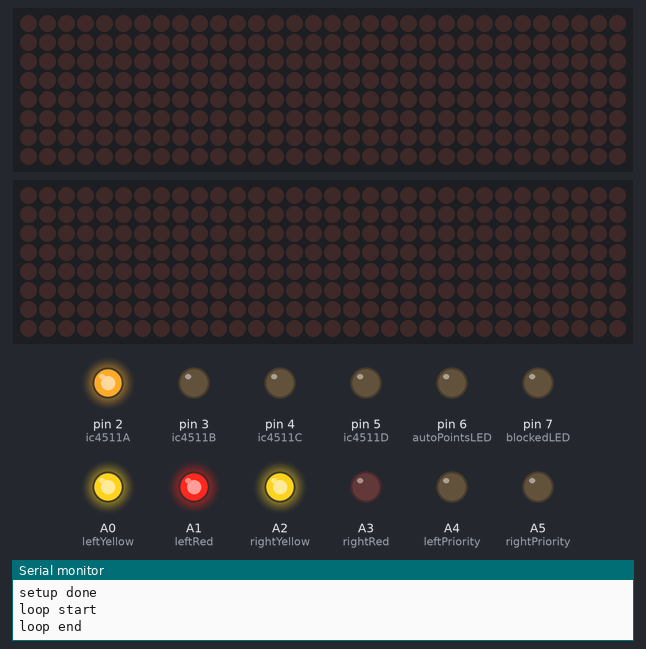
This sketch was run on a simulated Arduino Mega 2560, built with avr-gcc and run on an emulated ATmega2560. Shown: 2 × 32×8 LED matrix, output pins drawn as LEDs (lit = HIGH), the last lines printed to the serial monitor. Random numbers use the default seed unless the sketch sets one.

Above: at 0.1 s.
At 5.1 s:
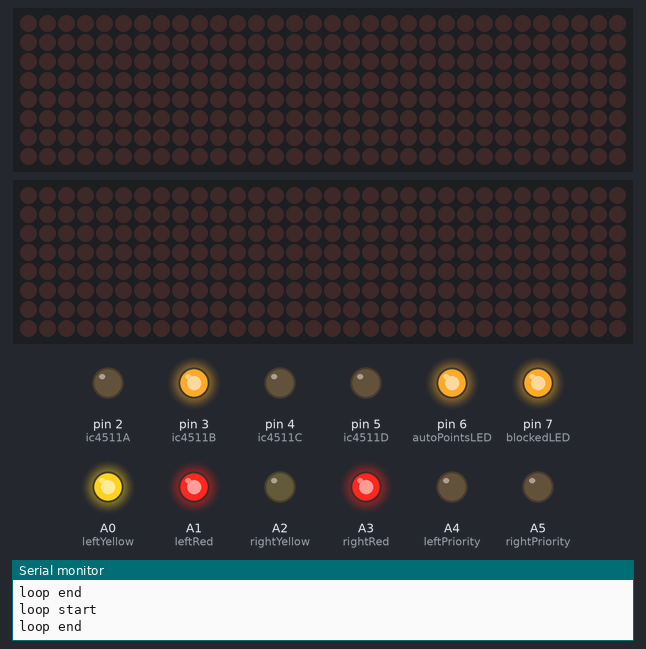
At 10.1 s:
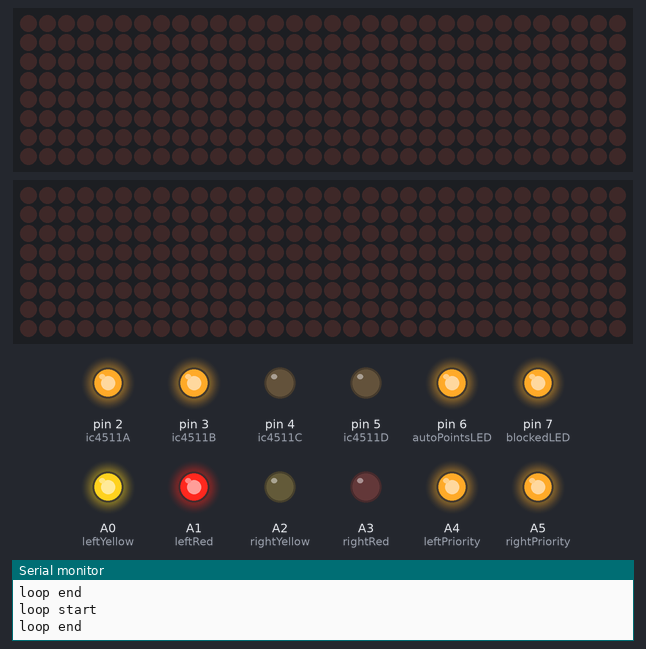
At 15.1 s:
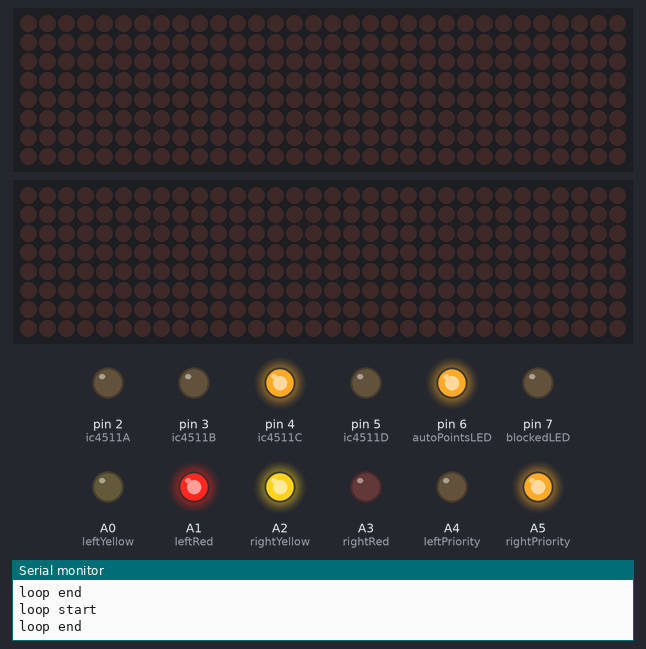
At 25.1 s:
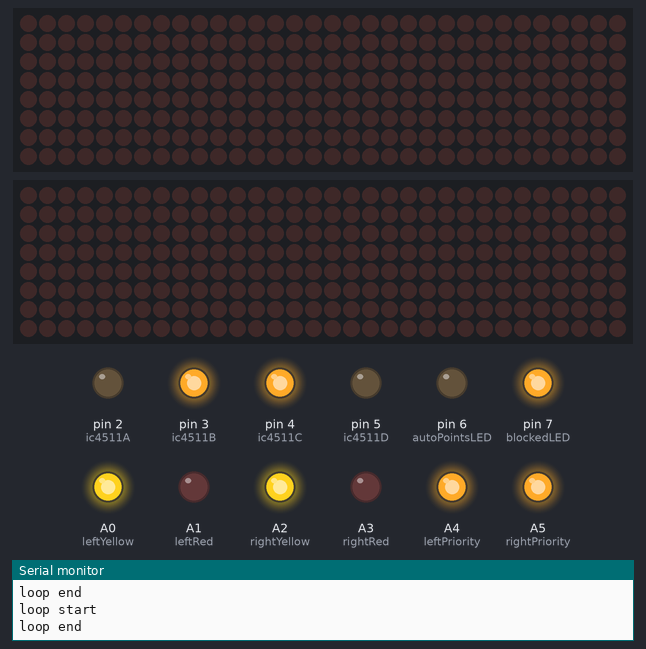
At 35.1 s:
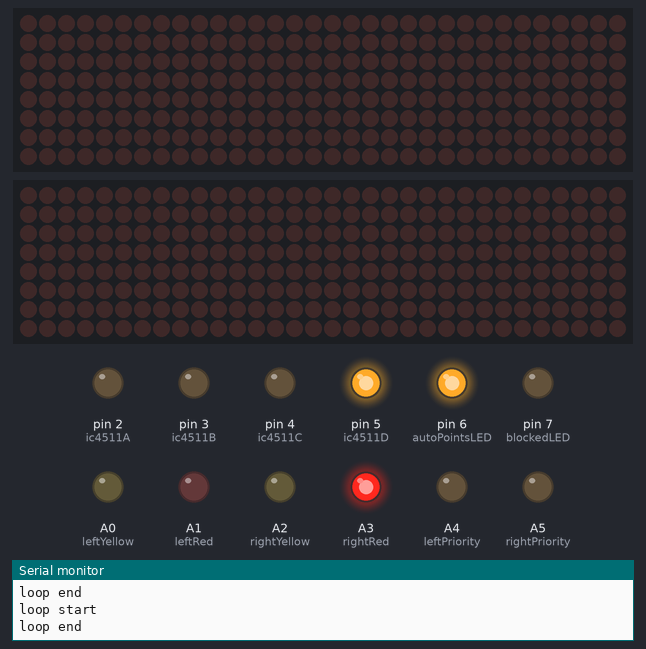
Timing chart, 0 to 36.6 s (numbered marks = the images above):
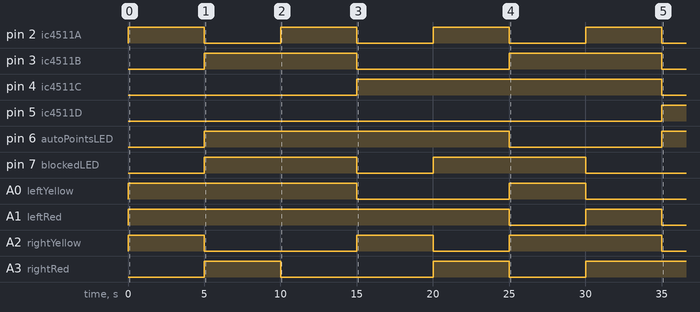

The sketch:

Randomized_display_test_2_No_timer.ino
```cpp
#include <MD_Parola.h>
#include <MD_MAX72xx.h>
#include <SPI.h>
#include "HCS_Font_Data.h"

const uint8_t ic4511A=2;
const uint8_t ic4511B=3;
const uint8_t ic4511C=4;
const uint8_t ic4511D=5;
const uint8_t autoPointsLED=6;
const uint8_t blockedLED=7;
const uint8_t leftYellow=A0;
const uint8_t leftRed=A1;
const uint8_t rightYellow=A2;
const uint8_t rightRed=A3;
const uint8_t leftPriority=A4;
const uint8_t rightPriority=A5;
//On Arduino Mega SPI SCK, MOSI, MISO adn CS are 52, 51, 50 and 53. Pinout documentation is wrong on their page
const uint8_t cs1=53;//CS for matrix 1
const uint8_t cs2=49;//CS for matrix 2
const uint8_t numZones = 2;
const uint8_t zoneSize = 2;
const uint8_t maxGenDevices = (numZones * zoneSize);
const MD_MAX72XX::moduleType_t scoreHardware = MD_MAX72XX::GENERIC_HW;//Generic hardware for scores
const bool invertLowerZone = (scoreHardware == MD_MAX72XX::GENERIC_HW || scoreHardware == MD_MAX72XX::PAROLA_HW);

//MD_Parola instances to communicate with matrixes through SPI
MD_Parola leftDisplay = MD_Parola(scoreHardware, cs1, maxGenDevices);
MD_Parola rightDisplay = MD_Parola(scoreHardware, cs2, maxGenDevices);

//Scores, period and time to display
uint8_t leftScore=0;
uint8_t rightScore=45;
uint8_t period=1;

void setup() {
  // put your setup code here, to run once:
  Serial.begin(9600);
  Serial.println("setup start");
  //Set pinmodes
  //HC45 binary data pins
  pinMode(ic4511A, OUTPUT);
  pinMode(ic4511B, OUTPUT);
  pinMode(ic4511C, OUTPUT);
  pinMode(ic4511D, OUTPUT);
  //LED pins
  pinMode(autoPointsLED, OUTPUT);
  pinMode(blockedLED, OUTPUT);
  pinMode(leftYellow, OUTPUT);
  pinMode(leftRed, OUTPUT);
  pinMode(rightYellow, OUTPUT);
  pinMode(rightRed, OUTPUT);
  pinMode(leftPriority, OUTPUT);
  pinMode(rightPriority, OUTPUT);
  //Set digital write values to LOW to begin
  //4511 pins to make a 0
  digitalWrite(ic4511A, LOW);
  digitalWrite(ic4511B, LOW);
  digitalWrite(ic4511C, LOW);
  digitalWrite(ic4511D, LOW);
  //LEDs off
  digitalWrite(autoPointsLED, LOW);
  digitalWrite(blockedLED, LOW);
  digitalWrite(leftYellow, LOW);
  digitalWrite(leftRed, LOW);
  digitalWrite(rightYellow, LOW);
  digitalWrite(rightRed, LOW);
  digitalWrite(leftPriority, LOW);
  digitalWrite(rightPriority, LOW);
  //Initialice MAX7219 displays
  //Left double height
  leftDisplay.begin(numZones);//Initialise the LED display
  leftDisplay.setCharSpacing(0); // spacing is built into the font definition
  leftDisplay.setInvert(false);
  leftDisplay.setIntensity(1);
  leftDisplay.setZone(0, 0, zoneSize-1);//Set first zone(0), in a 4x4 it is modules 0 and 1
  leftDisplay.setZone(1, zoneSize, maxGenDevices-1);//Set second zone(1), in a 4x4 it is modules 1 and 3
  leftDisplay.setFont(0, Width8NumsLower);
  leftDisplay.setFont(1, Width8NumsUpper);
  //Right double height
  rightDisplay.begin(numZones);//Initialise the LED display
  rightDisplay.setCharSpacing(0); // spacing is built into the font definition
  rightDisplay.setInvert(false);
  rightDisplay.setIntensity(1);
  rightDisplay.setZone(0, 0, zoneSize-1);//Set first zone(0), in a 4x4 it is modules 0 and 1
  rightDisplay.setZone(1, zoneSize, maxGenDevices-1);//Set second zone(1), in a 4x4 it is modules 1 and 3
  rightDisplay.setFont(0, Width8NumsLower);
  rightDisplay.setFont(1, Width8NumsUpper);

  //Invert if hardware is generic (otherwise they dont fit together because of MAX7219 IC)
  if (invertLowerZone)
  {
    leftDisplay.setZoneEffect(0, true, PA_FLIP_UD);
    leftDisplay.setZoneEffect(0, true, PA_FLIP_LR);
    rightDisplay.setZoneEffect(0, true, PA_FLIP_UD);
    rightDisplay.setZoneEffect(0, true, PA_FLIP_LR);
  }
  Serial.println("setup done");
}

void loop() {
  Serial.println("loop start");
  // put your main code here, to run repeatedly:
  leftDisplay.displayAnimate();//Always run the display animation
  rightDisplay.displayAnimate();//Always run the display animation
  scoresDisplay();
  periodDisplay();
  cardsDisplay();
  priorityDisplay();
  autoPointsDisplay();
  blockedDisplay();
  Serial.println("loop end");
  delay(5000);//Wait 5 seconds to give time for users to view demo
}

void scoresDisplay(){
  //Ints cannot be printed directly, must use char array
  char leftScoreString[3]="0";
  itoa(leftScore, leftScoreString, 10);
  leftDisplay.displayZoneText(0, leftScoreString, PA_CENTER, leftDisplay.getSpeed(), 0, PA_PRINT, PA_NO_EFFECT);
  leftDisplay.displayZoneText(1, leftScoreString, PA_CENTER, leftDisplay.getSpeed(), 0, PA_PRINT, PA_NO_EFFECT);
  char rightScoreString[3]="0";
  itoa(rightScore, rightScoreString, 10);
  rightDisplay.displayZoneText(0, rightScoreString, PA_CENTER, rightDisplay.getSpeed(), 0, PA_PRINT, PA_NO_EFFECT);
  rightDisplay.displayZoneText(1, rightScoreString, PA_CENTER, rightDisplay.getSpeed(), 0, PA_PRINT, PA_NO_EFFECT);
  leftScore = leftScore == 45 ? 0 : leftScore+=1;
  rightScore = rightScore == 0 ? 45 : rightScore-=1;
}

void periodDisplay(){
  //Turn pwriod number into binary
  String binaryPeriod = String(period, BIN);
  //Add missing zeroes to have a 4 bit binary
  while(binaryPeriod.length()<4){
    binaryPeriod="0"+binaryPeriod;
  }
  //Check each bit and write to the 4511 IC
  uint8_t ledStatus = binaryPeriod.charAt(3)=='1'?1:0;
  digitalWrite(ic4511A, ledStatus);
  ledStatus = binaryPeriod.charAt(2)=='1'?1:0;
  digitalWrite(ic4511B, ledStatus);
  ledStatus = binaryPeriod.charAt(1)=='1'?1:0;
  digitalWrite(ic4511C, ledStatus);
  ledStatus = binaryPeriod.charAt(0)=='1'?1:0;
  digitalWrite(ic4511D, ledStatus);
  period = period == 9 ? 1 : period+1;
}

void cardsDisplay(){
  uint8_t randOnOff = random(0,2);
  digitalWrite(leftYellow, randOnOff ? HIGH : LOW);
  randOnOff = random(0,2);
  digitalWrite(leftRed, randOnOff ? HIGH : LOW);
  randOnOff = random(0,2);
  digitalWrite(rightYellow, randOnOff ? HIGH : LOW);
  randOnOff = random(0,2);
  digitalWrite(rightRed, randOnOff ? HIGH : LOW);
}

void priorityDisplay(){
  uint8_t randOnOff = random(0,2);
  digitalWrite(leftPriority, randOnOff ? HIGH : LOW);
  randOnOff = random(0,2);
  digitalWrite(rightPriority, randOnOff ? HIGH : LOW);
}

void autoPointsDisplay(){
  uint8_t randOnOff = random(0,2);
  digitalWrite(autoPointsLED, randOnOff ? HIGH : LOW);
}

void blockedDisplay(){
  uint8_t randOnOff = random(0,2);
  digitalWrite(blockedLED, randOnOff ? HIGH : LOW);
}
```

Source omitted: HCS_Font_Data.h (data table, 1560 bytes)

Measured:
- by itself, pin 2 (ic4511A): alternates HIGH for 5.0 s and LOW for 5.0 s
- by itself, pin 3 (ic4511B): alternates HIGH for 10.0 s and LOW for 10.0 s
- by itself, pin 4 (ic4511C): LOW → HIGH at 15.0 s, → LOW 20.0 s later
- by itself, pin 5 (ic4511D): LOW → HIGH at 35.0 s
- by itself, pin 6 (autoPointsLED): LOW → HIGH at 5.0 s, → LOW 20.0 s later, → HIGH 10.0 s later
- by itself, pin 7 (blockedLED): alternates HIGH for 10.0 s and LOW for 5.0 s
- by itself, A0 (leftYellow): LOW → HIGH at 0.00 s, → LOW 15.0 s later, → HIGH 10.0 s later, → LOW 5.0 s later
- by itself, A1 (leftRed): LOW → HIGH at 0.00 s, → LOW 25.0 s later, → HIGH 5.0 s later, → LOW 5.0 s later
